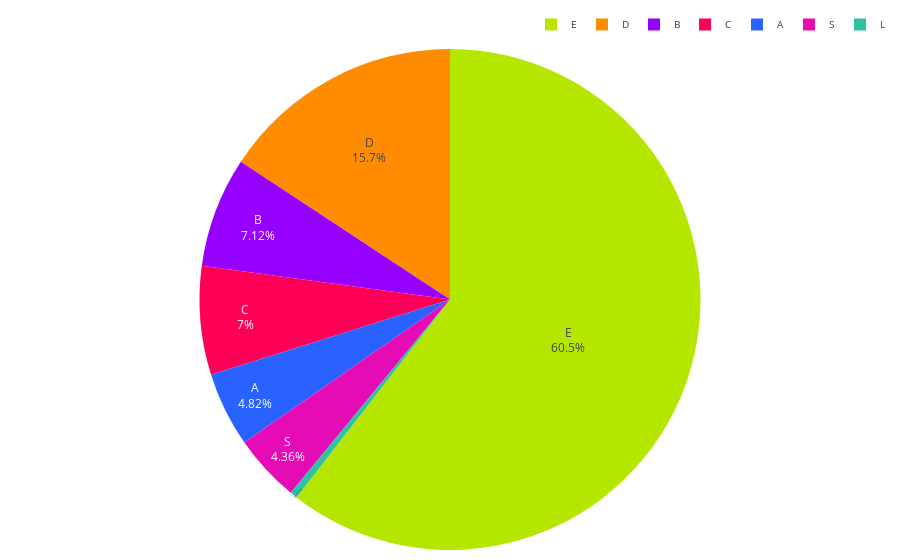

The code cell stored with this chart in its notebook:
### Code cell
segmentos = resultados['segmento']
porcentajes_totales = resultados['porcentaje_del_total']

# Definir los colores por clase
colores = ['#2962ff', '#9500ff', '#ff0059', '#ff8c00', '#b4e600', '#2EC2A2','#E50CB6','#4225CF','#2CBA4D']

fig = go.Figure(data=[go.Pie(labels=segmentos, values=porcentajes_totales, marker=dict(colors=colores))])
fig.update_traces(textinfo='percent+label', textposition='inside')
fig.update_layout(
    yaxis=dict(
            # title='Rango de Edad', 
            gridcolor='#dddcda', # Color de las líneas que dividen los rangos del eje Y
        ),
        legend=dict(
            font_size=10,
            orientation='h',  # Orientación horizontal de la leyenda
            yanchor='bottom',  # Anclar al borde inferior
            y=1.02,  # Colocar la leyenda justo debajo del gráfico
            xanchor='right',
            x=1
            ),
        
        plot_bgcolor='rgba(0,0,0,0)',  # Color de fondo del gráfico
        margin=dict(l=10, r=10, t=10, b=10) # Ajusta los márgenes (left, right, top, bottom)
)

# Exportar gráfica como archivo HTML
def guardar_grafico_como_html(fig, nombre_archivo, carpeta='assets/graficas'):
    # Crear la carpeta si no existe
    if not os.path.exists(carpeta):
        os.makedirs(carpeta)
    
    # Gráfica como archivo HTML en la carpeta especificada
    pio.write_html(fig, f'{carpeta}/{nombre_archivo}.html')
    # pio.write_html(fig, f'{carpeta}/{nombre_archivo}.png')

guardar_grafico_como_html(fig, 'g_pie_dist_propiedades_segmento_2024', carpeta='assets/graficas')

fig.show()

### Figure 1 — Plotly figure (JSON) as saved in the notebook; plotly's stock layout.template omitted (floating-point values rounded to 4 significant figures)
{"data": [{"labels": ["A", "B", "C", "D", "E", "L", "S"], "marker": {"colors": ["#2962ff", "#9500ff", "#ff0059", "#ff8c00", "#b4e600", "#2EC2A2", "#E50CB6", "#4225CF", "#2CBA4D"]}, "textinfo": "percent+label", "textposition": "inside", "type": "pie", "values": [4.822, 7.118, 7.003, 15.73, 60.51, 0.4592, 4.363]}], "layout": {"legend": {"font": {"size": 10}, "orientation": "h", "x": 1, "xanchor": "right", "y": 1.02, "yanchor": "bottom"}, "margin": {"b": 10, "l": 10, "r": 10, "t": 10}, "plot_bgcolor": "rgba(0,0,0,0)", "yaxis": {"gridcolor": "#dddcda"}}}
